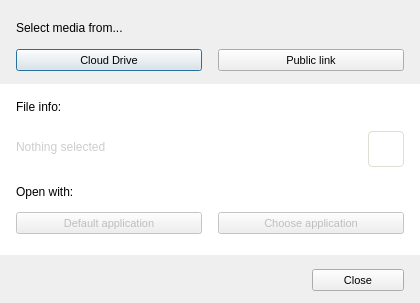
<?xml version="1.0" encoding="UTF-8"?>
<ui version="4.0">
 <class>StreamingFromMegaDialog</class>
 <widget class="QDialog" name="StreamingFromMegaDialog">
  <property name="geometry">
   <rect>
    <x>0</x>
    <y>0</y>
    <width>420</width>
    <height>303</height>
   </rect>
  </property>
  <property name="minimumSize">
   <size>
    <width>420</width>
    <height>300</height>
   </size>
  </property>
  <property name="maximumSize">
   <size>
    <width>420</width>
    <height>303</height>
   </size>
  </property>
  <property name="windowTitle">
   <string>Stream from MEGA</string>
  </property>
  <property name="styleSheet">
   <string notr="true">QWidget
{
font-size: 11px;
}

#lStreamResourceDesc, #lFileInfoDesc, #lOpenWithDesc 
{
  font-family: &quot;Lato&quot;;
  font-size: 12px;
  color: #000000;
}
#lFileSize
{
  font-family: &quot;Lato&quot;;
  font-size: 12px;
  color: #666666;
}
#wContainer
{
	background-color: white;
}

#lNothingSelected
{
   font-size: 12px;
	color: rgba(0, 0, 0, 50)
}

#lFileName, #lState
{
	font-size: 12px;
	color: #000000;
}
#bCopyLink
{
    border: 1px solid #dfdfd1;
    border-radius: 4px;
    background-color: qlineargradient(x1: 0, y1: 0, x2: 0, y2: 1,
                                      stop: 0 rgba(246,247,250,30), stop: 1 rgba(232,233,235,30));
}
QPushButton
{
	padding-right: 12px;
	padding-left: 12px;
}
</string>
  </property>
  <layout class="QVBoxLayout" name="verticalLayout_6">
   <property name="spacing">
    <number>0</number>
   </property>
   <property name="leftMargin">
    <number>0</number>
   </property>
   <property name="topMargin">
    <number>0</number>
   </property>
   <property name="rightMargin">
    <number>0</number>
   </property>
   <property name="bottomMargin">
    <number>0</number>
   </property>
   <item>
    <widget class="QWidget" name="wStreamResource" native="true">
     <property name="minimumSize">
      <size>
       <width>0</width>
       <height>84</height>
      </size>
     </property>
     <property name="maximumSize">
      <size>
       <width>16777215</width>
       <height>80</height>
      </size>
     </property>
     <layout class="QVBoxLayout" name="verticalLayout">
      <property name="spacing">
       <number>0</number>
      </property>
      <property name="leftMargin">
       <number>16</number>
      </property>
      <property name="topMargin">
       <number>9</number>
      </property>
      <property name="rightMargin">
       <number>16</number>
      </property>
      <property name="bottomMargin">
       <number>0</number>
      </property>
      <item>
       <widget class="QLabel" name="lStreamResourceDesc">
        <property name="minimumSize">
         <size>
          <width>0</width>
          <height>16</height>
         </size>
        </property>
        <property name="maximumSize">
         <size>
          <width>16777215</width>
          <height>16</height>
         </size>
        </property>
        <property name="styleSheet">
         <string notr="true"/>
        </property>
        <property name="text">
         <string>Select media from...</string>
        </property>
       </widget>
      </item>
      <item>
       <widget class="QWidget" name="wSelectMedia" native="true">
        <property name="minimumSize">
         <size>
          <width>0</width>
          <height>32</height>
         </size>
        </property>
        <property name="maximumSize">
         <size>
          <width>16777215</width>
          <height>32</height>
         </size>
        </property>
        <property name="styleSheet">
         <string notr="true"/>
        </property>
        <layout class="QHBoxLayout" name="horizontalLayout_3" stretch="0,0">
         <property name="spacing">
          <number>16</number>
         </property>
         <property name="leftMargin">
          <number>0</number>
         </property>
         <property name="topMargin">
          <number>0</number>
         </property>
         <property name="rightMargin">
          <number>0</number>
         </property>
         <property name="bottomMargin">
          <number>2</number>
         </property>
         <item>
          <widget class="QPushButton" name="bFromCloud">
           <property name="minimumSize">
            <size>
             <width>0</width>
             <height>22</height>
            </size>
           </property>
           <property name="text">
            <string>Cloud Drive</string>
           </property>
          </widget>
         </item>
         <item>
          <widget class="QPushButton" name="bFromPublicLink">
           <property name="minimumSize">
            <size>
             <width>0</width>
             <height>22</height>
            </size>
           </property>
           <property name="text">
            <string>Public link</string>
           </property>
          </widget>
         </item>
        </layout>
       </widget>
      </item>
     </layout>
    </widget>
   </item>
   <item>
    <widget class="QWidget" name="wContainer" native="true">
     <layout class="QVBoxLayout" name="verticalLayout_3">
      <property name="spacing">
       <number>0</number>
      </property>
      <property name="leftMargin">
       <number>16</number>
      </property>
      <property name="topMargin">
       <number>2</number>
      </property>
      <property name="rightMargin">
       <number>16</number>
      </property>
      <property name="bottomMargin">
       <number>0</number>
      </property>
      <item>
       <widget class="QWidget" name="wStatus" native="true">
        <layout class="QVBoxLayout" name="verticalLayout_4">
         <property name="spacing">
          <number>0</number>
         </property>
         <property name="leftMargin">
          <number>0</number>
         </property>
         <property name="topMargin">
          <number>2</number>
         </property>
         <property name="rightMargin">
          <number>0</number>
         </property>
         <property name="bottomMargin">
          <number>0</number>
         </property>
         <item>
          <widget class="QLabel" name="lFileInfoDesc">
           <property name="minimumSize">
            <size>
             <width>0</width>
             <height>37</height>
            </size>
           </property>
           <property name="maximumSize">
            <size>
             <width>16777215</width>
             <height>37</height>
            </size>
           </property>
           <property name="styleSheet">
            <string notr="true"/>
           </property>
           <property name="text">
            <string>File info:</string>
           </property>
          </widget>
         </item>
         <item>
          <widget class="QWidget" name="wFileInfo" native="true">
           <property name="enabled">
            <bool>true</bool>
           </property>
           <property name="minimumSize">
            <size>
             <width>0</width>
             <height>44</height>
            </size>
           </property>
           <property name="maximumSize">
            <size>
             <width>16777215</width>
             <height>44</height>
            </size>
           </property>
           <layout class="QHBoxLayout" name="horizontalLayout_6">
            <property name="spacing">
             <number>0</number>
            </property>
            <property name="leftMargin">
             <number>0</number>
            </property>
            <property name="topMargin">
             <number>0</number>
            </property>
            <property name="rightMargin">
             <number>0</number>
            </property>
            <property name="bottomMargin">
             <number>0</number>
            </property>
            <item>
             <widget class="QStackedWidget" name="sFileInfo">
              <property name="minimumSize">
               <size>
                <width>0</width>
                <height>44</height>
               </size>
              </property>
              <property name="maximumSize">
               <size>
                <width>16777215</width>
                <height>44</height>
               </size>
              </property>
              <property name="styleSheet">
               <string notr="true">background-color: white;</string>
              </property>
              <property name="currentIndex">
               <number>1</number>
              </property>
              <widget class="QWidget" name="pFileInfo">
               <layout class="QHBoxLayout" name="horizontalLayout_2">
                <property name="spacing">
                 <number>0</number>
                </property>
                <property name="leftMargin">
                 <number>0</number>
                </property>
                <property name="topMargin">
                 <number>0</number>
                </property>
                <property name="rightMargin">
                 <number>0</number>
                </property>
                <property name="bottomMargin">
                 <number>0</number>
                </property>
                <item>
                 <widget class="QPushButton" name="lFileType">
                  <property name="minimumSize">
                   <size>
                    <width>48</width>
                    <height>48</height>
                   </size>
                  </property>
                  <property name="maximumSize">
                   <size>
                    <width>48</width>
                    <height>48</height>
                   </size>
                  </property>
                  <property name="focusPolicy">
                   <enum>Qt::NoFocus</enum>
                  </property>
                  <property name="styleSheet">
                   <string notr="true">border: none;
padding-left: -16px;</string>
                  </property>
                  <property name="text">
                   <string/>
                  </property>
                  <property name="iconSize">
                   <size>
                    <width>48</width>
                    <height>48</height>
                   </size>
                  </property>
                 </widget>
                </item>
                <item>
                 <widget class="QWidget" name="wFileInfoDesc" native="true">
                  <property name="minimumSize">
                   <size>
                    <width>0</width>
                    <height>30</height>
                   </size>
                  </property>
                  <property name="maximumSize">
                   <size>
                    <width>16777215</width>
                    <height>30</height>
                   </size>
                  </property>
                  <layout class="QVBoxLayout" name="verticalLayout_5">
                   <property name="spacing">
                    <number>0</number>
                   </property>
                   <property name="leftMargin">
                    <number>0</number>
                   </property>
                   <property name="topMargin">
                    <number>0</number>
                   </property>
                   <property name="rightMargin">
                    <number>0</number>
                   </property>
                   <property name="bottomMargin">
                    <number>0</number>
                   </property>
                   <item>
                    <widget class="QWidget" name="widget" native="true">
                     <layout class="QHBoxLayout" name="horizontalLayout">
                      <property name="spacing">
                       <number>10</number>
                      </property>
                      <property name="leftMargin">
                       <number>0</number>
                      </property>
                      <property name="topMargin">
                       <number>0</number>
                      </property>
                      <property name="rightMargin">
                       <number>0</number>
                      </property>
                      <property name="bottomMargin">
                       <number>0</number>
                      </property>
                      <item>
                       <widget class="QLabel" name="lFileName">
                        <property name="sizePolicy">
                         <sizepolicy hsizetype="Minimum" vsizetype="Preferred">
                          <horstretch>0</horstretch>
                          <verstretch>0</verstretch>
                         </sizepolicy>
                        </property>
                        <property name="minimumSize">
                         <size>
                          <width>0</width>
                          <height>0</height>
                         </size>
                        </property>
                        <property name="maximumSize">
                         <size>
                          <width>260</width>
                          <height>16777215</height>
                         </size>
                        </property>
                        <property name="text">
                         <string notr="true"/>
                        </property>
                       </widget>
                      </item>
                      <item>
                       <widget class="QPushButton" name="lState">
                        <property name="sizePolicy">
                         <sizepolicy hsizetype="Expanding" vsizetype="Fixed">
                          <horstretch>0</horstretch>
                          <verstretch>0</verstretch>
                         </sizepolicy>
                        </property>
                        <property name="minimumSize">
                         <size>
                          <width>8</width>
                          <height>8</height>
                         </size>
                        </property>
                        <property name="maximumSize">
                         <size>
                          <width>8</width>
                          <height>8</height>
                         </size>
                        </property>
                        <property name="focusPolicy">
                         <enum>Qt::NoFocus</enum>
                        </property>
                        <property name="styleSheet">
                         <string notr="true">border:none;</string>
                        </property>
                        <property name="text">
                         <string/>
                        </property>
                       </widget>
                      </item>
                      <item>
                       <spacer name="horizontalSpacer_2">
                        <property name="orientation">
                         <enum>Qt::Horizontal</enum>
                        </property>
                        <property name="sizeHint" stdset="0">
                         <size>
                          <width>31</width>
                          <height>20</height>
                         </size>
                        </property>
                       </spacer>
                      </item>
                     </layout>
                    </widget>
                   </item>
                   <item>
                    <widget class="QLabel" name="lFileSize">
                     <property name="text">
                      <string notr="true"/>
                     </property>
                    </widget>
                   </item>
                  </layout>
                 </widget>
                </item>
               </layout>
              </widget>
              <widget class="QWidget" name="pNothingSelected">
               <widget class="QWidget" name="widget_2" native="true">
                <property name="geometry">
                 <rect>
                  <x>0</x>
                  <y>0</y>
                  <width>361</width>
                  <height>44</height>
                 </rect>
                </property>
                <property name="sizePolicy">
                 <sizepolicy hsizetype="Preferred" vsizetype="Preferred">
                  <horstretch>0</horstretch>
                  <verstretch>0</verstretch>
                 </sizepolicy>
                </property>
                <property name="minimumSize">
                 <size>
                  <width>0</width>
                  <height>0</height>
                 </size>
                </property>
                <property name="maximumSize">
                 <size>
                  <width>16777215</width>
                  <height>16777215</height>
                 </size>
                </property>
                <layout class="QHBoxLayout" name="horizontalLayout_7">
                 <property name="spacing">
                  <number>0</number>
                 </property>
                 <property name="leftMargin">
                  <number>0</number>
                 </property>
                 <property name="topMargin">
                  <number>0</number>
                 </property>
                 <property name="rightMargin">
                  <number>0</number>
                 </property>
                 <property name="bottomMargin">
                  <number>0</number>
                 </property>
                 <item>
                  <widget class="QLabel" name="lNothingSelected">
                   <property name="minimumSize">
                    <size>
                     <width>0</width>
                     <height>0</height>
                    </size>
                   </property>
                   <property name="maximumSize">
                    <size>
                     <width>16777215</width>
                     <height>16777215</height>
                    </size>
                   </property>
                   <property name="text">
                    <string>Nothing selected</string>
                   </property>
                  </widget>
                 </item>
                </layout>
               </widget>
              </widget>
             </widget>
            </item>
            <item>
             <widget class="QWidget" name="widget_3" native="true">
              <layout class="QVBoxLayout" name="verticalLayout_7">
               <property name="spacing">
                <number>0</number>
               </property>
               <property name="leftMargin">
                <number>0</number>
               </property>
               <property name="topMargin">
                <number>0</number>
               </property>
               <property name="rightMargin">
                <number>0</number>
               </property>
               <property name="bottomMargin">
                <number>0</number>
               </property>
               <item>
                <widget class="QToolButton" name="bCopyLink">
                 <property name="minimumSize">
                  <size>
                   <width>36</width>
                   <height>36</height>
                  </size>
                 </property>
                 <property name="maximumSize">
                  <size>
                   <width>32</width>
                   <height>32</height>
                  </size>
                 </property>
                 <property name="styleSheet">
                  <string notr="true"/>
                 </property>
                 <property name="text">
                  <string/>
                 </property>
                 <property name="icon">
                  <iconset resource="../Resources_win.qrc">
                   <normaloff>:/images/streaming_link.png</normaloff>:/images/streaming_link.png</iconset>
                 </property>
                 <property name="iconSize">
                  <size>
                   <width>16</width>
                   <height>16</height>
                  </size>
                 </property>
                </widget>
               </item>
              </layout>
             </widget>
            </item>
           </layout>
          </widget>
         </item>
        </layout>
       </widget>
      </item>
      <item>
       <widget class="QWidget" name="wOpenWith" native="true">
        <property name="minimumSize">
         <size>
          <width>0</width>
          <height>88</height>
         </size>
        </property>
        <layout class="QVBoxLayout" name="verticalLayout_2">
         <property name="spacing">
          <number>0</number>
         </property>
         <property name="leftMargin">
          <number>0</number>
         </property>
         <property name="topMargin">
          <number>3</number>
         </property>
         <property name="rightMargin">
          <number>0</number>
         </property>
         <property name="bottomMargin">
          <number>0</number>
         </property>
         <item>
          <widget class="QLabel" name="lOpenWithDesc">
           <property name="text">
            <string>Open with:</string>
           </property>
          </widget>
         </item>
         <item>
          <widget class="QWidget" name="wOpenButtons" native="true">
           <property name="styleSheet">
            <string notr="true"/>
           </property>
           <layout class="QHBoxLayout" name="horizontalLayout_4" stretch="1,1">
            <property name="spacing">
             <number>16</number>
            </property>
            <property name="leftMargin">
             <number>0</number>
            </property>
            <property name="topMargin">
             <number>0</number>
            </property>
            <property name="rightMargin">
             <number>0</number>
            </property>
            <property name="bottomMargin">
             <number>23</number>
            </property>
            <item>
             <widget class="QPushButton" name="bOpenDefault">
              <property name="enabled">
               <bool>false</bool>
              </property>
              <property name="minimumSize">
               <size>
                <width>0</width>
                <height>22</height>
               </size>
              </property>
              <property name="text">
               <string>Default application</string>
              </property>
             </widget>
            </item>
            <item>
             <widget class="QPushButton" name="bOpenOther">
              <property name="enabled">
               <bool>false</bool>
              </property>
              <property name="minimumSize">
               <size>
                <width>0</width>
                <height>22</height>
               </size>
              </property>
              <property name="maximumSize">
               <size>
                <width>16777215</width>
                <height>16777215</height>
               </size>
              </property>
              <property name="text">
               <string>Choose application</string>
              </property>
             </widget>
            </item>
           </layout>
          </widget>
         </item>
        </layout>
       </widget>
      </item>
     </layout>
    </widget>
   </item>
   <item>
    <widget class="QWidget" name="wClose" native="true">
     <property name="minimumSize">
      <size>
       <width>0</width>
       <height>48</height>
      </size>
     </property>
     <property name="maximumSize">
      <size>
       <width>16777215</width>
       <height>48</height>
      </size>
     </property>
     <property name="styleSheet">
      <string notr="true"/>
     </property>
     <layout class="QHBoxLayout" name="horizontalLayout_5">
      <property name="leftMargin">
       <number>12</number>
      </property>
      <property name="topMargin">
       <number>6</number>
      </property>
      <property name="rightMargin">
       <number>16</number>
      </property>
      <property name="bottomMargin">
       <number>4</number>
      </property>
      <item>
       <spacer name="horizontalSpacer">
        <property name="orientation">
         <enum>Qt::Horizontal</enum>
        </property>
        <property name="sizeHint" stdset="0">
         <size>
          <width>226</width>
          <height>20</height>
         </size>
        </property>
       </spacer>
      </item>
      <item>
       <widget class="QPushButton" name="bClose">
        <property name="minimumSize">
         <size>
          <width>92</width>
          <height>22</height>
         </size>
        </property>
        <property name="maximumSize">
         <size>
          <width>92</width>
          <height>16777215</height>
         </size>
        </property>
        <property name="text">
         <string>Close</string>
        </property>
       </widget>
      </item>
     </layout>
    </widget>
   </item>
  </layout>
  <zorder>wStreamResource</zorder>
  <zorder>wClose</zorder>
  <zorder>wContainer</zorder>
 </widget>
 <tabstops>
  <tabstop>bFromCloud</tabstop>
  <tabstop>bFromPublicLink</tabstop>
  <tabstop>bCopyLink</tabstop>
  <tabstop>bOpenDefault</tabstop>
  <tabstop>bOpenOther</tabstop>
  <tabstop>bClose</tabstop>
 </tabstops>
 <resources>
  <include location="../Resources_win.qrc"/>
 </resources>
 <connections/>
</ui>
